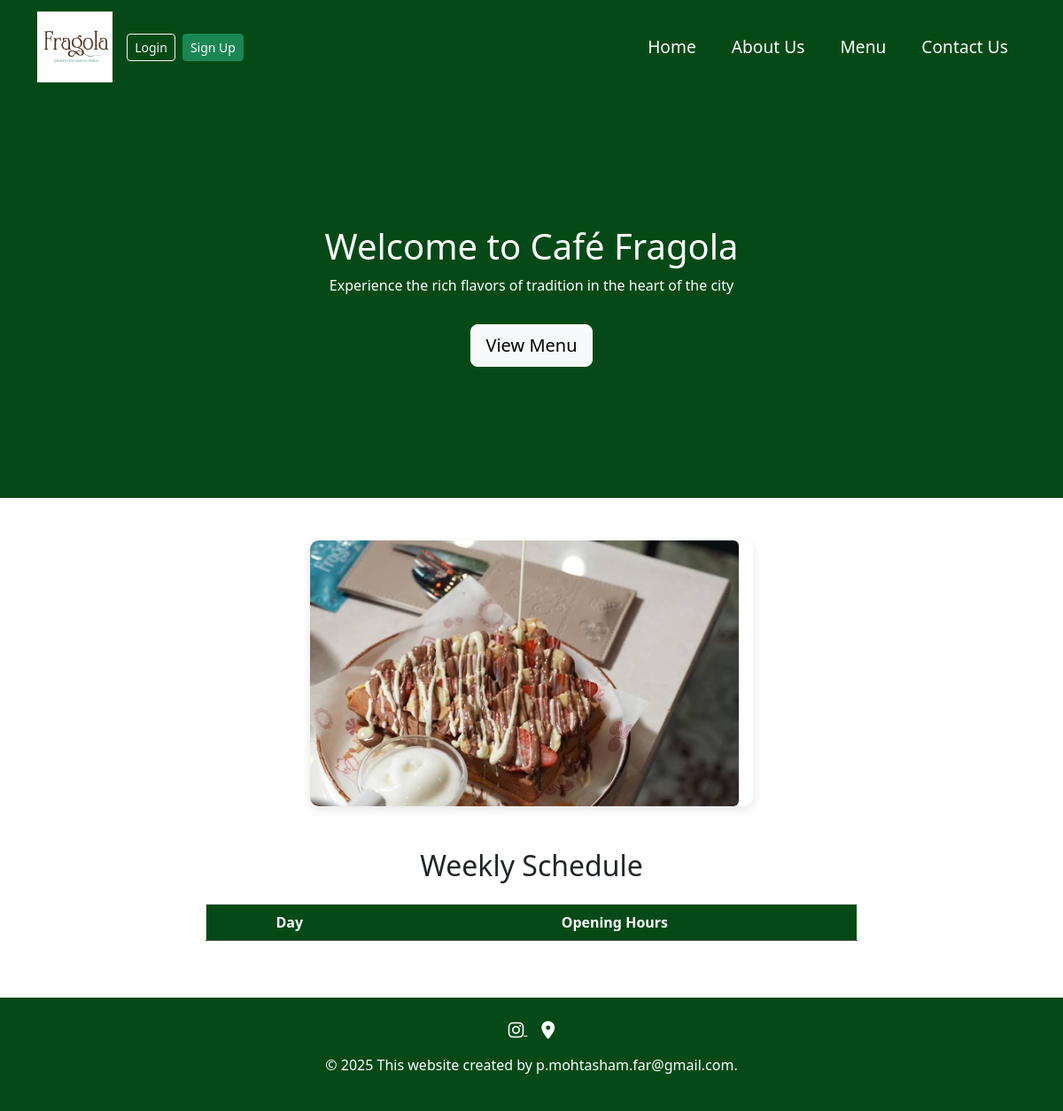
The app's page /, older data.
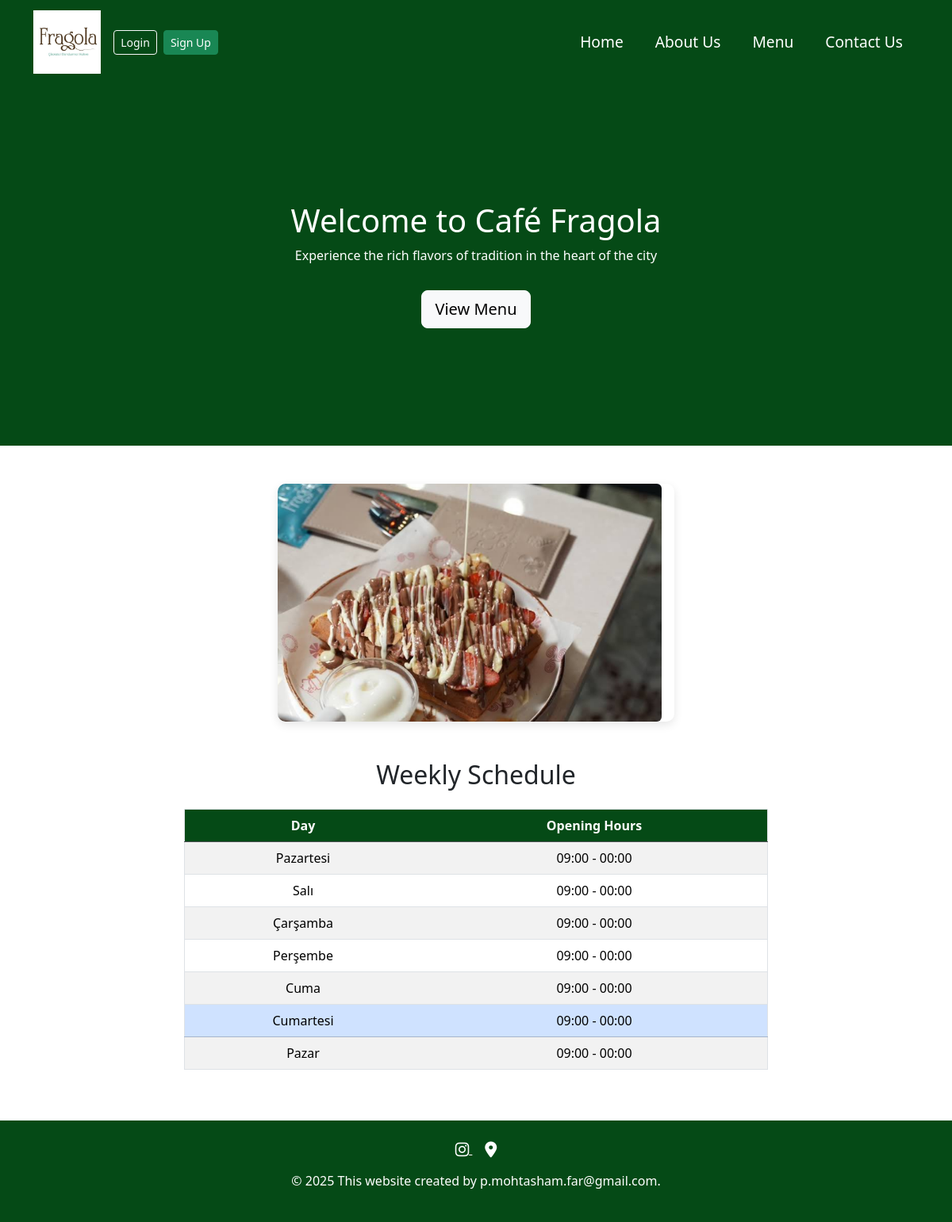
The same page, newer data.
### page/models.py (models this page shows, shortened)
class WeeklySchedule(models.Model):
    DAY_CHOICES = [
        ('pazartesi', 'Pazartesi'),
        ('salı', 'Salı'),
        ('çarşamba', 'Çarşamba'),
        ('perşembe', 'Perşembe'),
        ('cuma', 'Cuma'),
        ('cumartesi', 'Cumartesi'),
        ('pazar', 'Pazar'),
    ]
    day = models.CharField(max_length=10, choices=DAY_CHOICES, unique=True)
    opening_hours = models.TimeField()
    closing_hours = models.TimeField(default=datetime.time(0, 0))
    class Meta:
        ordering = ['day']

### page/views.py (the view)
# urls.py: 2. Add a URL to urlpatterns:  path('', views.home, name='home')
def home(request):
    now = localtime()
    weekday_index = now.weekday()  # 0 = Monday, ..., 6 = Sunday
    day_order = ['pazartesi', 'salı', 'çarşamba', 'perşembe', 'cuma', 'cumartesi', 'pazar']
    today_slug = day_order[weekday_index]
    order = Case(*[When(day=day, then=Value(i)) for i, day in enumerate(day_order)], output_field=IntegerField())
    schedule = WeeklySchedule.objects.all().order_by(order)
    return render(request, 'pages/home.html', {
        'schedule': schedule,
        'today_slug': today_slug
    })

### templates/pages/home.html (shortened to what this page needs)
{% extends 'base.html' %}
{% load static %}
{% block content %}
<section class="hero" style="background-color: rgb(5, 74, 22);">
    <div class="overlay text-white text-center py-5">
        <h1>Welcome to Café Fragola</h1>
        <p>Experience the rich flavors of tradition in the heart of the city</p>
        <a href="{% url 'categories' %}" class="btn btn-light btn-lg mt-3">View Menu</a>
    </div>
</section>
<div class="slider-container my-5">
    <div class="slider d-flex justify-content-center gap-3">
        <div class="slide"><img src="{% static 'images/photo1.PNG' %}" alt="Image 1" class="img-fluid rounded"></div>
    </div>
</div>
<div class="container my-5">
    <div class="row justify-content-center">
        <div class="col-md-8">
            <h2 class="text-center mb-4">Weekly Schedule</h2>
            <table class="table table-striped table-hover text-center border">
                <thead class="table-dark">
                    <tr>
                        <th>Day</th>
                        <th>Opening Hours</th>
                    </tr>
                </thead>
                <tbody>
                    {% for item in schedule %}
                    <tr class="{% if item.day == today_slug %}table-primary{% endif %}">
                        <td>{{ item.get_day_display }}</td>
                        <td>{{ item.opening_hours|time:"H:i" }} - {{ item.closing_hours|time:"H:i" }}</td>
                    </tr>
                    {% endfor %}
                </tbody>
            </table>
        </div>
    </div>
</div>
{% endblock content %}

Row changes from the older to the newer data that the page shows:
added WeeklySchedule: day "Pazartesi", opening_hours "09:00", closing_hours "00:00"
added WeeklySchedule: day "Salı", opening_hours "09:00", closing_hours "00:00"
added WeeklySchedule: day "Çarşamba", opening_hours "09:00", closing_hours "00:00"
added WeeklySchedule: day "Perşembe", opening_hours "09:00", closing_hours "00:00"
added WeeklySchedule: day "Cuma", opening_hours "09:00", closing_hours "00:00"
added WeeklySchedule: day "Cumartesi", opening_hours "09:00", closing_hours "00:00"
added WeeklySchedule: day "Pazar", opening_hours "09:00", closing_hours "00:00"
